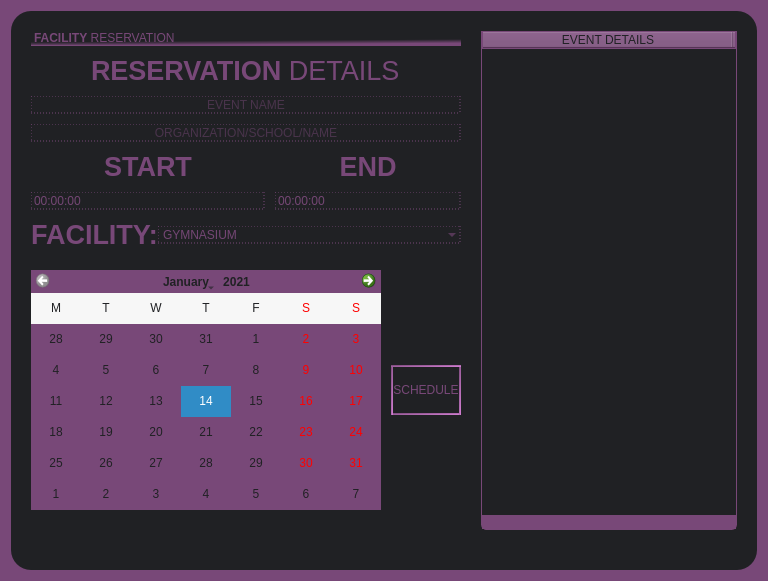
                   <widget class="QWidget" name="three">
                    <property name="styleSheet">
                     <string notr="true">background-color: rgb(120, 72, 120);</string>
                    </property>
                    <layout class="QGridLayout" name="gridLayout_22">
                     <property name="spacing">
                      <number>0</number>
                     </property>
                     <item row="0" column="0">
                      <layout class="QGridLayout" name="gridLayout_21">
                       <property name="spacing">
                        <number>0</number>
                       </property>
                       <item row="0" column="0">
                        <widget class="QFrame" name="frame_11">
                         <property name="styleSheet">
                          <string notr="true">*{
font: 15pt &quot;Calibri&quot;;
color: rgb(32, 33, 36);
}
QFrame {
background-color: rgb(32, 33, 36);
border-radius: 20px;}

/*  HANDLE BAR VERTICAL */
QScrollbar:vertical {
	border: none;	
	background-color:rgb(120, 72, 120);
}

QScrollBar::handle:vertical {	
	background-color: rgb(120, 72, 120);
	min-height: 20px;
	border-radius: 7px;
}
QScrollBar::handle:vertical:hover{	
	background-color:  rgb(112, 82, 136);
}
QScrollBar::handle:vertical:pressed {	
	background-color: rgb(216, 130, 216);
}

/* BTN TOP - SCROLLBAR */
QScrollBar::sub-line:vertical {
	border: none;
	background-color:rgb(120, 72, 120);
	height: 15px;
	subcontrol-position: top;
	subcontrol-origin: margin;
}
QScrollBar::sub-line:vertical:hover {	
	background-color:  rgb(112, 82, 136);
}
QScrollBar::sub-line:vertical:pressed {	
	background-color:  rgb(216, 130, 216);
}

/* BTN BOTTOM - SCROLLBAR */
QScrollBar::add-line:vertical {
	border: none;
	background-color:rgb(120, 72, 120);
	height: 15px;
	subcontrol-position: bottom;
	subcontrol-origin: margin;
}
QScrollBar::add-line:vertical:hover {	
	background-color:  rgb(112, 82, 136);
}
QScrollBar::add-line:vertical:pressed {	
	background-color:  rgb(216, 130, 216);
}

/* RESET ARROW */
QScrollBar::up-arrow:vertical, QScrollBar::down-arrow:vertical {
	background: none;
}
QScrollBar::add-page:vertical, QScrollBar::sub-page:vertical {
	background: none;
}

/*  HANDLE BAR HORIZONTAL */
QScrollbar:horizontal {
	border: none;	
	background-color:rgb(120, 72, 120);
}

QScrollBar::handle:horizontal {	
	background-color:rgb(120, 72, 120);
	min-width: 20px;
	border-radius: 7px;
}
QScrollBar::handle:horizontal:hover{	
	background-color:  rgb(112, 82, 136);
}
QScrollBar::handle:horizontal:pressed {	
	background-color:  rgb(216, 130, 216);
}

/* BTN LEFT - SCROLLBAR */
QScrollBar::sub-line:horizontal {
	border: none;
	background-color: transparent;
	width: 15px;
	subcontrol-position: left;
	subcontrol-origin: margin;
}
QScrollBar::sub-line:horizontal:hover {	
	background-color:  rgb(112, 82, 136);
}
QScrollBar::sub-line:horizontal:pressed {	
	background-color:  rgb(216, 130, 216);
}

/* BTN RIGHT - SCROLLBAR */
QScrollBar::add-line:horizontal {
	border: none;
	background-color:transparent;
	width: 15px;
	subcontrol-position: right;
	subcontrol-origin: margin;
}
QScrollBar::add-line:horizontal:hover {	
	background-color:  rgb(112, 82, 136);
}
QScrollBar::add-line:horizontal:pressed {	
	background-color:  rgb(216, 130, 216);
}

/* RESET ARROW */
QScrollBar::up-arrow:horizontal, QScrollBar::down-arrow:horizontal {
	background: none;
}
QScrollBar::add-page:horizontal, QScrollBar::sub-page:horizontal {
	background: none;
}

</string>
                         </property>
                         <property name="frameShape">
                          <enum>QFrame::StyledPanel</enum>
                         </property>
                         <property name="frameShadow">
                          <enum>QFrame::Raised</enum>
                         </property>
                         <layout class="QGridLayout" name="gridLayout_32">
                          <property name="leftMargin">
                           <number>20</number>
                          </property>
                          <property name="topMargin">
                           <number>20</number>
                          </property>
                          <property name="rightMargin">
                           <number>20</number>
                          </property>
                          <property name="bottomMargin">
                           <number>20</number>
                          </property>
                          <property name="spacing">
                           <number>0</number>
                          </property>
                          <item row="6" column="8">
                           <spacer name="horizontalSpacer_43">
                            <property name="orientation">
                             <enum>Qt::Horizontal</enum>
                            </property>
                            <property name="sizeHint" stdset="0">
                             <size>
                              <width>40</width>
                              <height>20</height>
                             </size>
                            </property>
                           </spacer>
                          </item>
                          <item row="6" column="2">
                           <spacer name="horizontalSpacer_48">
                            <property name="orientation">
                             <enum>Qt::Horizontal</enum>
                            </property>
                            <property name="sizeHint" stdset="0">
                             <size>
                              <width>40</width>
                              <height>20</height>
                             </size>
                            </property>
                           </spacer>
                          </item>
                          <item row="6" column="4">
                           <spacer name="horizontalSpacer_41">
                            <property name="orientation">
                             <enum>Qt::Horizontal</enum>
                            </property>
                            <property name="sizeType">
                             <enum>QSizePolicy::Fixed</enum>
                            </property>
                            <property name="sizeHint" stdset="0">
                             <size>
                              <width>20</width>
                              <height>20</height>
                             </size>
                            </property>
                           </spacer>
                          </item>
                          <item row="6" column="3">
                           <spacer name="horizontalSpacer_46">
                            <property name="orientation">
                             <enum>Qt::Horizontal</enum>
                            </property>
                            <property name="sizeHint" stdset="0">
                             <size>
                              <width>40</width>
                              <height>20</height>
                             </size>
                            </property>
                           </spacer>
                          </item>
                          <item row="6" column="7">
                           <spacer name="horizontalSpacer_49">
                            <property name="orientation">
                             <enum>Qt::Horizontal</enum>
                            </property>
                            <property name="sizeHint" stdset="0">
                             <size>
                              <width>40</width>
                              <height>20</height>
                             </size>
                            </property>
                           </spacer>
                          </item>
                          <item row="3" column="0" rowspan="2" colspan="4">
                           <widget class="QFrame" name="frame_19">
                            <property name="styleSheet">
                             <string notr="true">QLineEdit, QComboBox, QTimeEdit {
font: 20pt &quot;Calibri&quot;;
background-color: transparent;
border: 1px dashed rgb(120, 72, 120);
border-radius: 10px;
color: rgb(116, 70, 116);
}


QLabel {
	color: rgb(120, 72, 120);
}
</string>
                            </property>
                            <property name="frameShape">
                             <enum>QFrame::StyledPanel</enum>
                            </property>
                            <property name="frameShadow">
                             <enum>QFrame::Raised</enum>
                            </property>
                            <layout class="QGridLayout" name="gridLayout_34">
                             <property name="leftMargin">
                              <number>0</number>
                             </property>
                             <property name="topMargin">
                              <number>0</number>
                             </property>
                             <property name="rightMargin">
                              <number>0</number>
                             </property>
                             <property name="bottomMargin">
                              <number>0</number>
                             </property>
                             <property name="spacing">
                              <number>0</number>
                             </property>
                             <item row="10" column="3" colspan="3">
                              <widget class="QTimeEdit" name="timeEdit_2"/>
                             </item>
                             <item row="1" column="0" colspan="6" alignment="Qt::AlignHCenter">
                              <widget class="QLabel" name="label_63">
                               <property name="minimumSize">
                                <size>
                                 <width>0</width>
                                 <height>50</height>
                                </size>
                               </property>
                               <property name="text">
                                <string>&lt;html&gt;&lt;head/&gt;&lt;body&gt;&lt;p&gt;&lt;span style=&quot; font-size:20pt; font-weight:600;&quot;&gt;RESERVATION&lt;/span&gt;&lt;span style=&quot; font-size:20pt;&quot;&gt; DETAILS&lt;/span&gt;&lt;/p&gt;&lt;/body&gt;&lt;/html&gt;</string>
                               </property>
                              </widget>
                             </item>
                             <item row="17" column="2">
                              <spacer name="horizontalSpacer_54">
                               <property name="orientation">
                                <enum>Qt::Horizontal</enum>
                               </property>
                               <property name="sizeType">
                                <enum>QSizePolicy::Fixed</enum>
                               </property>
                               <property name="sizeHint" stdset="0">
                                <size>
                                 <width>10</width>
                                 <height>20</height>
                                </size>
                               </property>
                              </spacer>
                             </item>
                             <item row="14" column="0" colspan="4">
                              <widget class="QFrame" name="frame_18">
                               <property name="minimumSize">
                                <size>
                                 <width>350</width>
                                 <height>240</height>
                                </size>
                               </property>
                               <property name="maximumSize">
                                <size>
                                 <width>16777215</width>
                                 <height>16777215</height>
                                </size>
                               </property>
                               <property name="styleSheet">
                                <string notr="true">background-color: rgb(120, 72, 120);
font: 16pt &quot;Calibri&quot;;</string>
                               </property>
                               <property name="frameShape">
                                <enum>QFrame::StyledPanel</enum>
                               </property>
                               <property name="frameShadow">
                                <enum>QFrame::Raised</enum>
                               </property>
                               <layout class="QGridLayout" name="gridLayout_33">
                                <property name="leftMargin">
                                 <number>0</number>
                                </property>
                                <property name="topMargin">
                                 <number>0</number>
                                </property>
                                <property name="rightMargin">
                                 <number>0</number>
                                </property>
                                <property name="bottomMargin">
                                 <number>0</number>
                                </property>
                                <property name="spacing">
                                 <number>0</number>
                                </property>
                                <item row="0" column="1">
                                 <widget class="QCalendarWidget" name="calendarWidget">
                                  <property name="minimumSize">
                                   <size>
                                    <width>340</width>
                                    <height>230</height>
                                   </size>
                                  </property>
                                  <property name="maximumSize">
                                   <size>
                                    <width>16777215</width>
                                    <height>16777215</height>
                                   </size>
                                  </property>
                                  <property name="styleSheet">
                                   <string notr="true"/>
                                  </property>
                                  <property name="selectedDate">
                                   <date>
                                    <year>2021</year>
                                    <month>1</month>
                                    <day>14</day>
                                   </date>
                                  </property>
                                  <property name="minimumDate">
                                   <date>
                                    <year>2021</year>
                                    <month>1</month>
                                    <day>1</day>
                                   </date>
                                  </property>
                                  <property name="gridVisible">
                                   <bool>false</bool>
                                  </property>
                                  <property name="horizontalHeaderFormat">
                                   <enum>QCalendarWidget::SingleLetterDayNames</enum>
                                  </property>
                                  <property name="verticalHeaderFormat">
                                   <enum>QCalendarWidget::NoVerticalHeader</enum>
                                  </property>
                                  <property name="dateEditEnabled">
                                   <bool>true</bool>
                                  </property>
                                 </widget>
                                </item>
                               </layout>
                              </widget>
                             </item>
                             <item row="13" column="1">
                              <spacer name="verticalSpacer_30">
                               <property name="orientation">
                                <enum>Qt::Vertical</enum>
                               </property>
                               <property name="sizeType">
                                <enum>QSizePolicy::Fixed</enum>
                               </property>
                               <property name="sizeHint" stdset="0">
                                <size>
                                 <width>20</width>
                                 <height>10</height>
                                </size>
                               </property>
                              </spacer>
                             </item>
                             <item row="10" column="0" colspan="2">
                              <widget class="QTimeEdit" name="timeEdit"/>
                             </item>
                             <item row="9" column="0" colspan="2">
                              <widget class="QLabel" name="label_67">
                               <property name="minimumSize">
                                <size>
                                 <width>0</width>
                                 <height>50</height>
                                </size>
                               </property>
                               <property name="text">
                                <string>&lt;html&gt;&lt;head/&gt;&lt;body&gt;&lt;p align=&quot;center&quot;&gt;&lt;span style=&quot; font-size:20pt; font-weight:600;&quot;&gt;START&lt;/span&gt;&lt;/p&gt;&lt;/body&gt;&lt;/html&gt;</string>
                               </property>
                              </widget>
                             </item>
                             <item row="17" column="1">
                              <spacer name="horizontalSpacer_45">
                               <property name="orientation">
                                <enum>Qt::Horizontal</enum>
                               </property>
                               <property name="sizeHint" stdset="0">
                                <size>
                                 <width>40</width>
                                 <height>20</height>
                                </size>
                               </property>
                              </spacer>
                             </item>
                             <item row="4" column="0" colspan="6">
                              <spacer name="verticalSpacer_31">
                               <property name="orientation">
                                <enum>Qt::Vertical</enum>
                               </property>
                               <property name="sizeType">
                                <enum>QSizePolicy::Fixed</enum>
                               </property>
                               <property name="sizeHint" stdset="0">
                                <size>
                                 <width>20</width>
                                 <height>10</height>
                                </size>
                               </property>
                              </spacer>
                             </item>
                             <item row="17" column="0">
                              <spacer name="horizontalSpacer_52">
                               <property name="orientation">
                                <enum>Qt::Horizontal</enum>
                               </property>
                               <property name="sizeHint" stdset="0">
                                <size>
                                 <width>40</width>
                                 <height>20</height>
                                </size>
                               </property>
                              </spacer>
                             </item>
                             <item row="6" column="0" colspan="6">
                              <widget class="QLineEdit" name="lineEdit_11">
                               <property name="alignment">
                                <set>Qt::AlignCenter</set>
                               </property>
                               <property name="placeholderText">
                                <string>ORGANIZATION/SCHOOL/NAME</string>
                               </property>
                               <property name="clearButtonEnabled">
                                <bool>true</bool>
                               </property>
                              </widget>
                             </item>
                             <item row="17" column="5">
                              <spacer name="horizontalSpacer_44">
                               <property name="orientation">
                                <enum>Qt::Horizontal</enum>
                               </property>
                               <property name="sizeHint" stdset="0">
                                <size>
                                 <width>40</width>
                                 <height>20</height>
                                </size>
                               </property>
                              </spacer>
                             </item>
                             <item row="0" column="0" colspan="6">
                              <widget class="QLabel" name="label_68">
                               <property name="styleSheet">
                                <string notr="true">font: 30pt &quot;Calibri&quot;;
border-radius: 0px;
border-bottom-right-radius: 50px;
border-bottom: 1px solid rgb(120, 72, 120);
background-color:qlineargradient(spread:pad, x1:0.119, y1:0.539682, x2:0.21, y2:1, stop:0.0170455 rgba(32, 33, 36, 255), stop:0.357955 rgba(32, 33, 36, 255), stop:0.931818 rgba(120, 72, 120, 255))</string>
                               </property>
                               <property name="text">
                                <string>&lt;strong&gt;FACILITY&lt;/strong&gt; RESERVATION</string>
                               </property>
                              </widget>
                             </item>
                             <item row="3" column="0" colspan="6">
                              <widget class="QLineEdit" name="lineEdit_12">
                               <property name="alignment">
                                <set>Qt::AlignCenter</set>
                               </property>
                               <property name="placeholderText">
                                <string>EVENT NAME</string>
                               </property>
                               <property name="clearButtonEnabled">
                                <bool>true</bool>
                               </property>
                              </widget>
                             </item>
                             <item row="9" column="3" colspan="3">
                              <widget class="QLabel" name="label_66">
                               <property name="minimumSize">
                                <size>
                                 <width>0</width>
                                 <height>50</height>
                                </size>
                               </property>
                               <property name="text">
                                <string>&lt;html&gt;&lt;head/&gt;&lt;body&gt;&lt;p align=&quot;center&quot;&gt;&lt;span style=&quot; font-size:20pt; font-weight:600;&quot;&gt;END&lt;/span&gt;&lt;/p&gt;&lt;/body&gt;&lt;/html&gt;</string>
                               </property>
                              </widget>
                             </item>
                             <item row="17" column="3">
                              <spacer name="horizontalSpacer_53">
                               <property name="orientation">
                                <enum>Qt::Horizontal</enum>
                               </property>
                               <property name="sizeHint" stdset="0">
                                <size>
                                 <width>40</width>
                                 <height>20</height>
                                </size>
                               </property>
                              </spacer>
                             </item>
                             <item row="11" column="0">
                              <widget class="QLabel" name="label_65">
                               <property name="minimumSize">
                                <size>
                                 <width>0</width>
                                 <height>50</height>
                                </size>
                               </property>
                               <property name="text">
                                <string>&lt;html&gt;&lt;head/&gt;&lt;body&gt;&lt;p align=&quot;center&quot;&gt;&lt;span style=&quot; font-size:20pt; font-weight:600;&quot;&gt;FACILITY:&lt;/span&gt;&lt;/p&gt;&lt;/body&gt;&lt;/html&gt;</string>
                               </property>
                              </widget>
                             </item>
                             <item row="11" column="1" colspan="5">
                              <widget class="QComboBox" name="comboBox_4">
                               <item>
                                <property name="text">
                                 <string>GYMNASIUM</string>
                                </property>
                               </item>
                               <item>
                                <property name="text">
                                 <string>TABLE TENNIS COURT</string>
                                </property>
                               </item>
                              </widget>
                             </item>
                             <item row="14" column="4">
                              <spacer name="horizontalSpacer_55">
                               <property name="orientation">
                                <enum>Qt::Horizontal</enum>
                               </property>
                               <property name="sizeType">
                                <enum>QSizePolicy::Fixed</enum>
                               </property>
                               <property name="sizeHint" stdset="0">
                                <size>
                                 <width>10</width>
                                 <height>20</height>
                                </size>
                               </property>
                              </spacer>
                             </item>
                             <item row="14" column="5" rowspan="2">
                              <widget class="QPushButton" name="pushButton_42">
                               <property name="minimumSize">
                                <size>
                                 <width>50</width>
                                 <height>50</height>
                                </size>
                               </property>
                               <property name="styleSheet">
                                <string notr="true">color: rgb(120, 72, 120);
border: 2px solid qlineargradient(spread:pad, x1:0.051, y1:0, x2:1, y2:1, stop:0 rgba(120, 72, 120, 255), stop:0.931818 rgba(213, 128, 213, 255));
background-color: transparent;</string>
                               </property>
                               <property name="text">
                                <string>SCHEDULE</string>
                               </property>
                              </widget>
                             </item>
                            </layout>
                           </widget>
                          </item>
                          <item row="6" column="1">
                           <spacer name="horizontalSpacer_50">
                            <property name="orientation">
                             <enum>Qt::Horizontal</enum>
                            </property>
                            <property name="sizeHint" stdset="0">
                             <size>
                              <width>40</width>
                              <height>20</height>
                             </size>
                            </property>
                           </spacer>
                          </item>
                          <item row="6" column="0">
                           <spacer name="horizontalSpacer_42">
                            <property name="orientation">
                             <enum>Qt::Horizontal</enum>
                            </property>
                            <property name="sizeHint" stdset="0">
                             <size>
                              <width>40</width>
                              <height>20</height>
                             </size>
                            </property>
                           </spacer>
                          </item>
                          <item row="4" column="4">
                           <spacer name="verticalSpacer_28">
                            <property name="orientation">
                             <enum>Qt::Vertical</enum>
                            </property>
                            <property name="sizeHint" stdset="0">
                             <size>
                              <width>20</width>
                              <height>40</height>
                             </size>
                            </property>
                           </spacer>
                          </item>
                          <item row="3" column="5" rowspan="3" colspan="4">
                           <widget class="QTableWidget" name="tableWidget_3">
                            <property name="styleSheet">
                             <string notr="true">QTableWidget {
	background-color: transparent;
	border-radius: 0px;
	color: rgb(255, 255, 255);
	font: 15pt &quot;Calibri&quot;;
	border-right: 1px solid rgb(120, 72, 120);
	border-left: 1px solid rgb(120, 72, 120);
	border-bottom: 1px solid rgb(120, 72, 120);
	border-bottom-right-radius: 5px;
	border-bottom-left-radius: 5px;

}


QTableWidget::Item {
	border: 1px solid rgb(120, 72, 120);
}

QHeaderView {
	background-color: transparent;
	border: 1px solid rgb(120, 72, 120);
	color: rgb(255, 255, 255);
}
QHeaderView::section {
	background-color:rgb(120, 72, 120);
	color: rgb(32, 33, 36);
}

QScrollBar:vertical {
	margin: 0px;
	padding-left: 1px;
	padding-right: 1px;
	background-color: rgb(43, 45, 49);
	
}

QScrollBar:horizontal {
	margin: 0px;
	padding-top: 1px;
	padding-bottom: 1px;
	background-color:rgb(43, 45, 49);
}

</string>
                            </property>
                            <property name="editTriggers">
                             <set>QAbstractItemView::NoEditTriggers</set>
                            </property>
                            <attribute name="horizontalHeaderDefaultSectionSize">
                             <number>250</number>
                            </attribute>
                            <column>
                             <property name="text">
                              <string>EVENT DETAILS</string>
                             </property>
                            </column>
                            <column>
                             <property name="text">
                              <string>SCHEDULE</string>
                             </property>
                            </column>
                            <column>
                             <property name="text">
                              <string>TIME START</string>
                             </property>
                            </column>
                            <column>
                             <property name="text">
                              <string>TIME END</string>
                             </property>
                            </column>
                            <column>
                             <property name="text">
                              <string>FACILITY</string>
                             </property>
                            </column>
                           </widget>
                          </item>
                          <item row="6" column="5">
                           <spacer name="horizontalSpacer_47">
                            <property name="orientation">
                             <enum>Qt::Horizontal</enum>
                            </property>
                            <property name="sizeHint" stdset="0">
                             <size>
                              <width>40</width>
                              <height>20</height>
                             </size>
                            </property>
                           </spacer>
                          </item>
                          <item row="6" column="6">
                           <spacer name="horizontalSpacer_51">
                            <property name="orientation">
                             <enum>Qt::Horizontal</enum>
                            </property>
                            <property name="sizeHint" stdset="0">
                             <size>
                              <width>40</width>
                              <height>20</height>
                             </size>
                            </property>
                           </spacer>
                          </item>
                         </layout>
                        </widget>
                       </item>
                      </layout>
                     </item>
                    </layout>
                   </widget>
